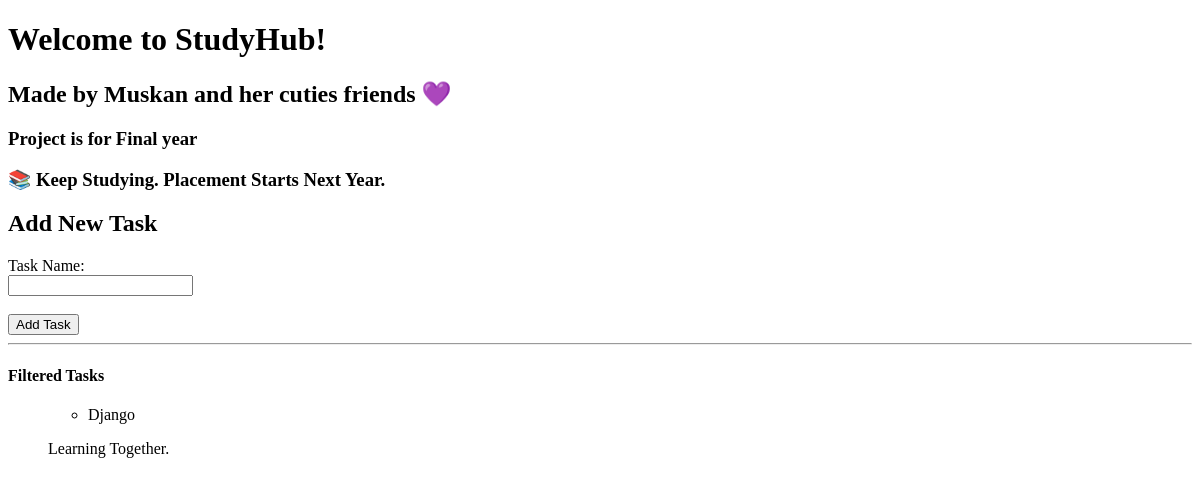
/, run on an earlier commit of the app's database.
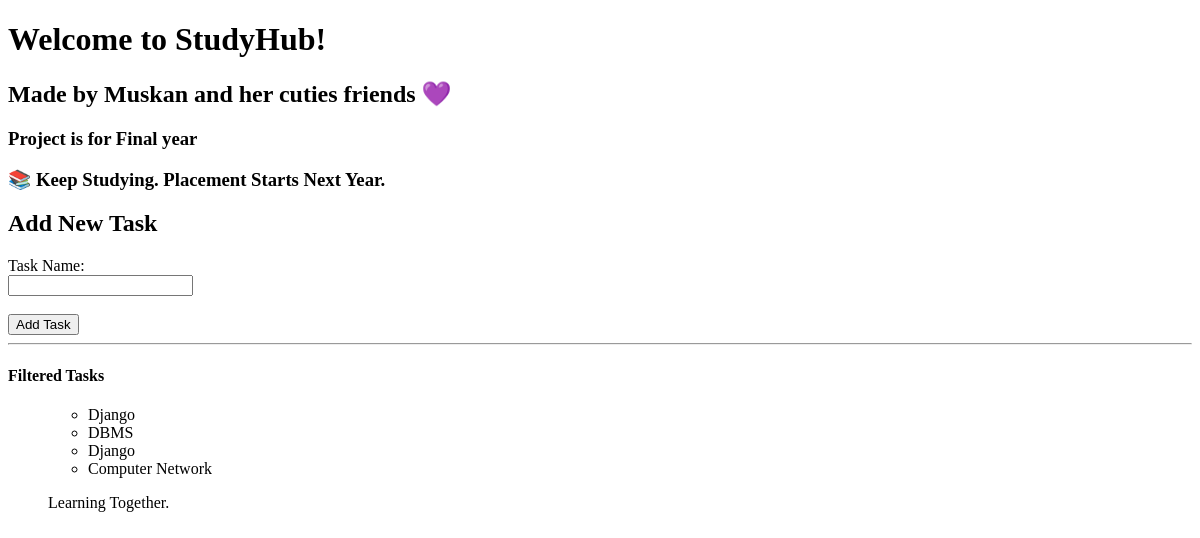
And on a later commit of the database.
### home/models.py (models this page shows)
class Task(models.Model):
    task_name = models.CharField(max_length=100)
    time = models.CharField(max_length=50)
    notes = models.TextField()
    score = models.IntegerField()
    submission = models.BooleanField()
    def __str__(self):
        return self.task_name

### home/views.py (the view, shortened to what this page needs)
# urls.py: path("", views.home, name="home"),
def home(request):
    tasks = Task.objects.all()
    context = {
         "name": "Muskan",
        "project": "StudyHub",
        "year": "Final year",
        "placement": False,
        "tasks": tasks,
    }
    return render(request, "home/index.html", context)

### home/templates/home/index.html (shortened to what this page needs)
<!DOCTYPE html>
<html>
<head>
</head>
<body>
    <h1>Welcome to {{project}}!</h1>
    <h2>Made by {{name}} and her cuties friends 💜</h2>
    <h3>Project is for {{year}}</h3>
{% if placement %}
    <h3>🎉 Placement Season Started!</h3>
{% else %}
    <h3>📚 Keep Studying. Placement Starts Next Year.</h3>
{% endif %}
     <h2>Add New Task</h2>
    <form method="POST">
        <label>Task Name:</label><br>
        <input type="text" name="task_name"><br><br>
        <input type="submit" value="Add Task">
    </form>
    <hr>
    <h4>Filtered Tasks</h4>
    <ul>
    <ul>
    {% for task in tasks %}
        <li>{{ task }}</li>
    {% empty %}
        <li>No tasks available.</li>
    {% endfor %}
    </ul>
    <p>Learning Together.</p>
</body>
</html>

What changed in the data, as far as the page shows it:
added Task: task_name "DBMS"
added Task: task_name "Django"
added Task: task_name "Computer Network"
